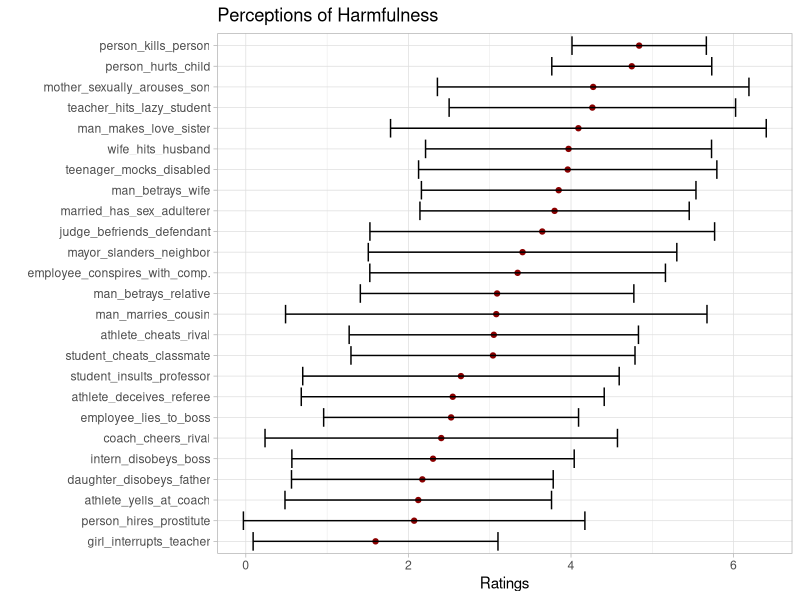
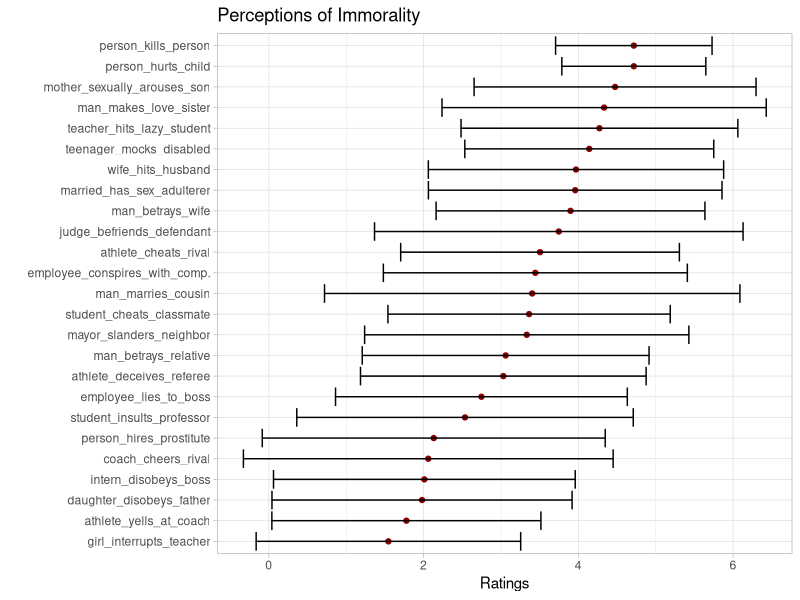
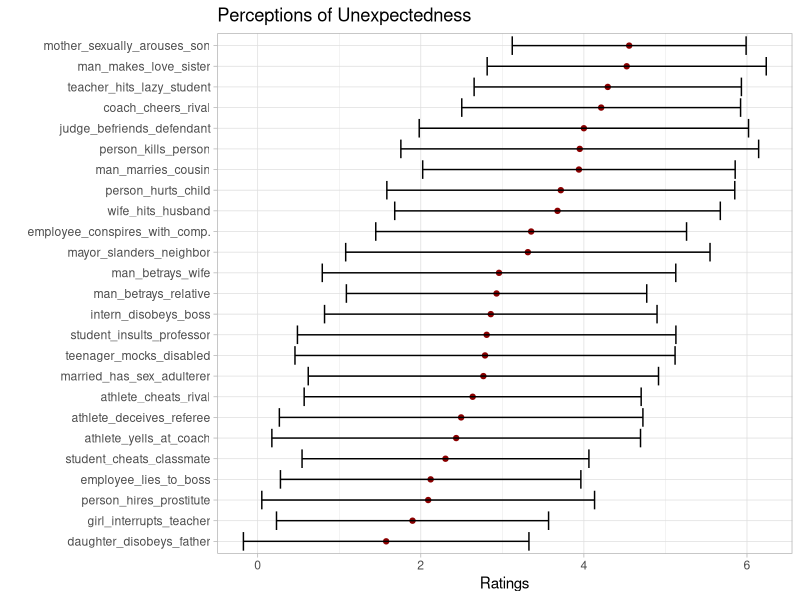

The R script that drew these images, in order:
## ---- chunk 1
knitr::opts_chunk$set(echo = TRUE)
## ---- chunk 2
# Packages 
library(tidyverse)
library(knitr)
library(kableExtra)
theme_set(theme_light())
## ---- chunk 3
# Load the data in 

second_data <- read_csv("liberals_complete.csv")

# Get rid of the first two rows which are uninformative 

second_data <- second_data[-(1:2), ]

# Load in data from the first batch 

p_data <- read_csv("pretest.csv")

p_data <- p_data[-(1:3), ]

# Now bind them together 

data <- rbind(second_data, p_data)

## ---- chunk 4

# Get attention checks for the data 

data <- data %>% 
  mutate(passed_1 = ifelse(ach_1_1 == "extremely harmful", 1, 0), 
         passed_2 = ifelse(ach_2_1 == "not at all immoral", 1, 0), 
         passed_3 = ifelse(ach_3_1 == "moderately unexpected", 1, 0), 
         passed_4 = ifelse(ach_4_1 == "not at all harmful", 1, 0), 
         passed_5 = ifelse(ach_5_1 == "extremely immoral", 1, 0), 
         passed_6 = ifelse(ach_6_1 == "extremely unexpected", 1, 0), 
         sum_pass = passed_1 + passed_2 + passed_3 + passed_4 + passed_5 + passed_6)


# Now drop cases which did not pass the attention checks 

data <- data %>% 
  filter(sum_pass == 6)

## ---- chunk 5
# Create variable that indicates if someone is liberal

data <- data %>% 
  mutate(liberal = ifelse(ideology_1 == 1 | ideology_1 == 2 | ideology_1 == 3, 1, 0)) 

# Drop participants who are not liberal 

data <- data %>% 
  filter(liberal == 1)

## ---- chunk 6

# Mutate all main questions so that we get numbers 

data <- data %>% 
  mutate_at(vars(contains("_h_1")), funs(recode(., 
                                   "not at all harmful" = 1, 
                                   "slightly harmful" = 2, 
                                   "moderately harmful" = 3, 
                                   "very harmful" = 4, 
                                   "extremely harmful" = 5))) %>% 
  mutate_at(vars(contains("_i_1")), funs(recode(., 
                                   "not at all immoral" = 1, 
                                   "slightly immoral" = 2, 
                                   "moderately immoral" = 3, 
                                   "very immoral" = 4, 
                                   "extremely immoral" = 5))) %>% 
  mutate_at(vars(contains("_u_1")), funs(recode(., 
                                   "not at all unexpected" = 1, 
                                   "slightly unexpected" = 2, 
                                   "moderately unexpected" = 3, 
                                   "very unexpected" = 4, 
                                   "extremely unexpected" = 5)))
  
  
## ---- chunk 7

# Get of of the first set of uninformative columns 

d <- data %>% 
  select(-contains("ach")) %>% 
  select(pkp_h_1:msas_u_1)

# Now let's create a more amenable dataset 

d <- d %>% 
  mutate(id = 1:n()) %>% 
  select(id, everything()) 

# Rename all variables 

d <- d %>%  
  rename_all(
    funs(str_remove(., "_1"))
    ) %>% 
  mutate_if(is.character, as.numeric)

## ---- chunk 8

# Reshape harmful perceptions from wide to long 

d_harm_long <- d %>% 
  select(id, contains("_h")) %>% 
  gather(key = "scenario", value = "harm", 2:26) %>% 
  mutate(scenario = str_remove(scenario, "_h$"))

# Reshape immoral perceptions from wide to long 

d_imm_long <- d %>% 
  select(id, contains("_i")) %>% 
  gather(key = "scenario", value = "immoral", 2:26) %>% 
  mutate(scenario = str_remove(scenario, "_i$"))

# Reshape unexpected perceptions from wide to long 

d_un_long <- d %>% 
select(id, contains("_u")) %>% 
  gather(key = "scenario", value = "unexpected", 2:26) %>% 
  mutate(scenario = str_remove(scenario, "_u$"))

# Now join them 

d_long <- d_harm_long %>% 
  mutate(immoral = d_imm_long$immoral, 
         unexpected = d_un_long$unexpected)
## ---- chunk 9

# Load dataset with the deflections 

selected_events <- read_csv("selected_events.csv")

# Create column for abreviations 

events <- c("pch", 
            "pkp", 
            "tmdp", 
            "adr", 
            "elb", 
            "acr", 
            "jbd", 
            "scc", 
            "ddf", 
            "git", 
            "idb", 
            "ayc", 
            "sip", 
            "ecc", 
            "ccr", 
            "mbr", 
            "msn", 
            "mbw", 
            "php", 
            "mmc", 
            "mmls", 
            "msas", 
            "mpsa", 
            "whh", 
            "thls")

# Create new column 

events_def <- selected_events %>% 
  mutate(scenario = events) %>% 
  select(scenario, def, type)

# Add to long dataset 

d_long <- d_long %>% 
  left_join(events_def, by = "scenario")
## ---- chunk 10

# create a summary table for the values of each question 

gd <- d %>% 
  select(-id) %>% 
  gather(key = "scenario", 
         value = "score") %>% 
  group_by(scenario) %>% 
  summarise_all(funs(avg = mean(.), maximum = max(.), minimum = min(.), st_dv = sd(.))) %>% 
  mutate(ci_lower = avg - 1.96*st_dv, 
         ci_upper = avg + 1.96*st_dv) 

gd <- gd %>% 
  mutate(scenario = str_replace(scenario, "acr", "athlete_cheats_rival"), 
         scenario = str_replace(scenario, "adr", "athlete_deceives_referee"), 
         scenario = str_replace(scenario, "ayc", "athlete_yells_at_coach"), 
         scenario = str_replace(scenario, "ccr", "coach_cheers_rival"), 
         scenario = str_replace(scenario, "ddf", "daughter_disobeys_father"),
         scenario = str_replace(scenario, "ecc", "employee_conspires_with_comp."),
         scenario = str_replace(scenario, "elb", "employee_lies_to_boss"), 
         scenario = str_replace(scenario, "git", "girl_interrupts_teacher"),
         scenario = str_replace(scenario, "idb", "intern_disobeys_boss"), 
         scenario = str_replace(scenario, "jbd", "judge_befriends_defendant"), 
         scenario = str_replace(scenario, "mbr", "man_betrays_relative"), 
         scenario = str_replace(scenario, "mbw", "man_betrays_wife"), 
         scenario = str_replace(scenario, "mmc", "man_marries_cousin"),
         scenario = str_replace(scenario, "mmls", "man_makes_love_sister"), 
         scenario = str_replace(scenario, "mpsa", "married_has_sex_adulterer"), 
         scenario = str_replace(scenario, "msas", "mother_sexually_arouses_son"), 
         scenario = str_replace(scenario, "msn", "mayor_slanders_neighbor"), 
         scenario = str_replace(scenario, "pch", "person_hurts_child"), 
         scenario = str_replace(scenario, "php", "person_hires_prostitute"), 
         scenario = str_replace(scenario, "pkp", "person_kills_person"),
         scenario = str_replace(scenario, "scc", "student_cheats_classmate"), 
         scenario = str_replace(scenario, "sip", "student_insults_professor"), 
         scenario = str_replace(scenario, "thls", "teacher_hits_lazy_student"), 
         scenario = str_replace(scenario, "whh", "wife_hits_husband"), 
         scenario = str_replace(scenario, "tmdp", "teenager_mocks_disabled"))
  
## ---- chunk 11

# Keep only harm questions 

gdh <- gd[str_which(gd$scenario, "_h$"),]

# Plot harm questions 

gdh %>% 
  mutate(scenario = str_remove(scenario, "_h$")) %>% 
  ggplot(aes(x = reorder(scenario, avg), y = avg)) + 
  geom_point(col = "darkred", fill = "darkred") + 
  geom_errorbar(aes(ymin = ci_lower, ymax = ci_upper)) +
  coord_flip() + 
  labs(x = "", 
       y = "Ratings", 
       title = "Perceptions of Harmfulness")

# Now lets look at immorality 

gdi <- gd[str_which(gd$scenario, "_i$"),]

# Plot immorality

gdi %>% 
  mutate(scenario = str_remove(scenario, "_i$")) %>% 
  ggplot(aes(x = reorder(scenario, avg), y = avg)) + 
  geom_point(col = "darkred", fill = "darkred") + 
  geom_errorbar(aes(ymin = ci_lower, ymax = ci_upper)) +
  coord_flip() + 
  labs(x = "", 
       y = "Ratings", 
       title = "Perceptions of Immorality")

# Lastly let's look at unexpectedness 

gdu <- gd[str_which(gd$scenario, "_u$"),]

# Plot Unexpectedness

gdu %>% 
  mutate(scenario = str_remove(scenario, "_u$")) %>% 
  ggplot(aes(x = reorder(scenario, avg), y = avg)) + 
  geom_point(col = "darkred", fill = "darkred") + 
  geom_errorbar(aes(ymin = ci_lower, ymax = ci_upper)) +
  coord_flip() + 
  labs(x = "", 
       y = "Ratings", 
       title = "Perceptions of Unexpectedness")
